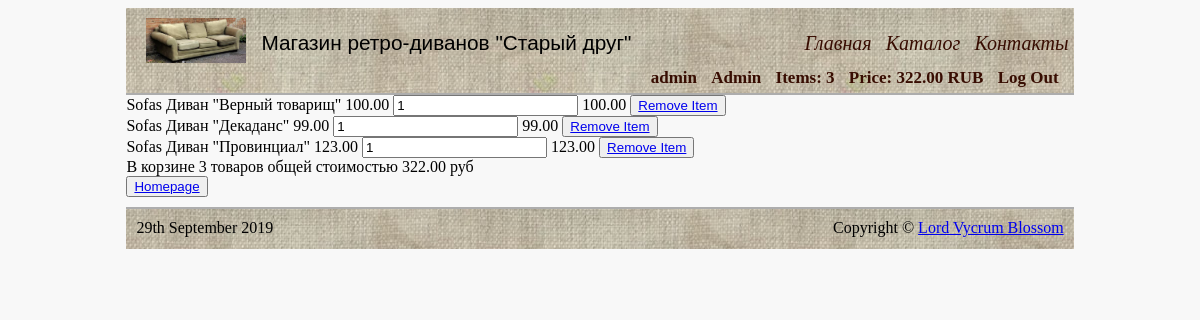
Before: /basket/ (signed in) with the older database file.
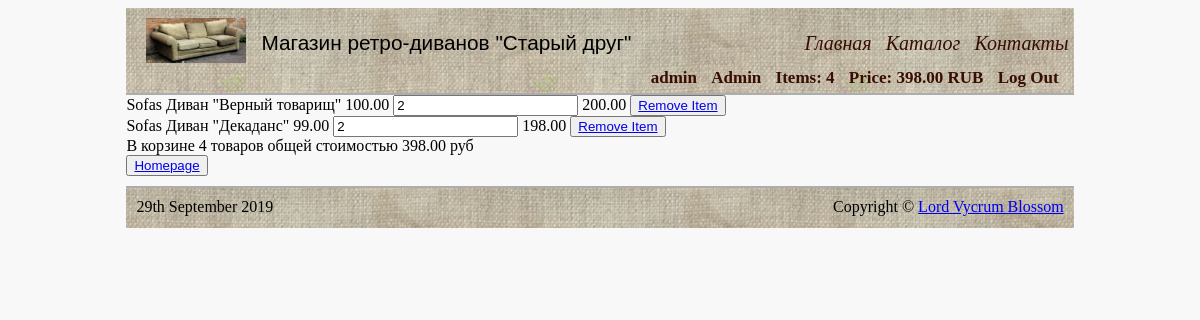
After: the same page with the newer database file.
### basketapp/models.py (models this page shows)
class Basket(models.Model):
    user = models.ForeignKey(settings.AUTH_USER_MODEL, on_delete=models.CASCADE, related_name='basket')
    product = models.ForeignKey(Product, on_delete=models.CASCADE)
    quantity = models.PositiveIntegerField(verbose_name='количество', default=0)
    add_datetime = models.DateTimeField(verbose_name='время', auto_now_add=True)
    @property
    def cost(self):
        return self.quantity * self.product.price

### mainapp/models.py (models this page shows, shortened)
class Product(models.Model):
    class Meta:
        verbose_name = 'Product'
        verbose_name_plural = 'Products'
    name = models.CharField(verbose_name='Product name', max_length=128)
    category = models.ForeignKey(ProductCategory, on_delete=models.CASCADE, related_name='category')
    small_image = models.ImageField(verbose_name='Catalog image', upload_to='products_images', blank=True)
    full_image = models.ImageField(verbose_name='Detail image', upload_to='products_images', blank=True)
    short_desc = models.CharField(verbose_name='Short description', max_length=100, blank=True)
    full_desc = models.TextField(verbose_name='Full description', blank=True)
    price = models.DecimalField(verbose_name='Price', max_digits=8, decimal_places=2, default=0)
    quantity = models.PositiveIntegerField(verbose_name='Stock quantity', default=0)

class ProductCategory(models.Model):
    class Meta:
        verbose_name = 'Product Category'
        verbose_name_plural = 'Product Categories'
    name = models.CharField(verbose_name="category name", max_length=100)
    description = models.CharField(verbose_name='category description', max_length=1000, null=True, blank=True)

### basketapp/views.py (the view)
# urls.py: path('', basketapp.basket, name='view'),
@login_required
def basket(request):
    return render(request, 'basketapp/basket.html')

### authapp/models.py (called while the page is built)
    def __str__(self):
        return self.username

### mainapp/context__processors.py (called while the page is built)
def get_categories(request):
    return {'all_categories': ProductCategory.objects.all()}

def get_basket(request):
    basket = []
    quantity = None
    total_price = None
    if request.user.is_authenticated:
        basket = request.user.basket.select_related('product__category').all()
        quantity = sum(list(map(lambda item: item.quantity, basket)))
        total_price = sum(list(map(lambda item: item.cost, basket)))
    return {
        'basket': basket,
        'basket_quantity': quantity,
        'basket_total_price': total_price
    }

### templates/basketapp/basket.html (shortened to what this page needs)
{% extends 'mainapp/base.html' %}
{% load static %}
{% block content %}
    <div class="basket_list">
        {% include 'basketapp/includes/inc_basket_list.html' %}
    </div>
    <button class="btn btn-round">
        <a href="{% url 'main' %}">
            Homepage
        </a>
    </button>
{% endblock content %}

### templates/mainapp/includes/inc_user.html (shortened to what this page needs)
<div class="user_auth">
    {% if user.is_authenticated %}
    <li>
        <a href="{% url 'auth:edit' %}">
            {{ user }}
        </a>
    </li>
    {% if user.is_superuser %}
    <li>
        <a href="{% url 'adminapp:admin_home' %}">Admin</a>
    </li>
    {% endif %}
    {% if basket %}
    <a href="{% url 'basket:view' %}" class="basket">
        <li>
            Items: {{ basket_quantity }}
        </li>
        <li>
            Price: {{ basket_total_price }} RUB
        </li>
    </a>
    {% endif %}
    <li>
        <a href="{% url 'auth:logout' %}">Log Out</a>
    </li>
    {% endif %}
</div>

### templates/basketapp/includes/inc_basket_list.html
{% for item in basket %}
    <div class="basket_record">
        <span class="category_name">{{ item.product.category.name }}</span>
        <span class="product_name">{{ item.product.name }}</span>
        <span class="product_price">{{ item.product.price }}</span>
        <input type="number" min="0" name="{{ item.pk }}" value="{{ item.quantity }}">
        <span class="product_cost">{{ item.cost }}</span>
        <button class="btn btn-round">
            <a href="{% url 'basket:remove' item.pk %}">Remove Item</a>
        </button>
    </div>
{% endfor %}
{% if basket %}
    <div class="basket_summary">
      В корзине {{ basket_quantity }} товаров общей стоимостью
                {{ basket_total_price }} руб
    </div>
{% endif %}

Changed rows visible on the page:
removed Basket: product.category.name "Sofas", product.name "Диван \"Провинциал\"", product.price "123.00", quantity "1", cost "123.00"
changed Basket "Диван \"Верный товарищ\"": quantity "1" → "2"; cost "100.00" → "200.00"
changed Basket "Диван \"Декаданс\"": quantity "1" → "2"; cost "99.00" → "198.00"
Other visible differences:
{{ basket_quantity }}: "3" → "4"
{{ basket_total_price }}: "322.00" → "398.00"
